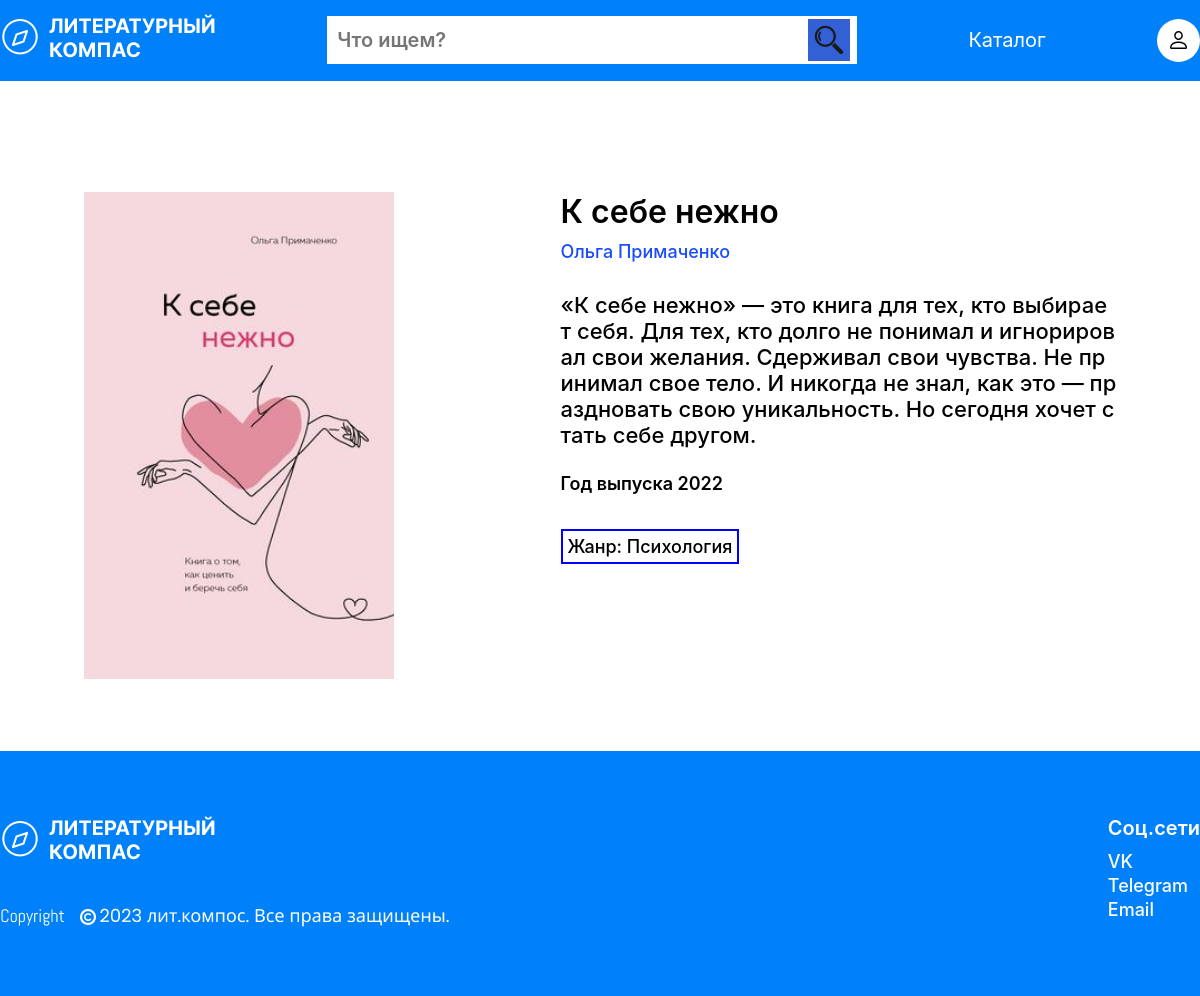
/book.php?id=1694772157 (signed in), run on the app's committed database.
### tables this page shows
CREATE TABLE `book` (
  `Id` int(11) NOT NULL,
  `name` varchar(255) NOT NULL,
  `description` varchar(1000) NOT NULL,
  `year` year(4) NOT NULL,
  `gener` int(11) NOT NULL,
  `author` int(11) NOT NULL,
  `img` varchar(255) NOT NULL,
  `id_name` varchar(500) NOT NULL
);

CREATE TABLE `author` (
  `Id` int(11) NOT NULL,
  `Name_author` varchar(255) NOT NULL
);

CREATE TABLE `gener` (
  `Id` int(11) NOT NULL,
  `Name_gener` varchar(100) NOT NULL
);

### book.php (the view, shortened to what this page needs)
<?php
    require_once 'connect.php';
    if(!(isset($_SESSION['user']))) {
        header('Location: login.php');
    } else {
        $id = $_GET['id'];
        $sql = "SELECT * FROM book INNER JOIN gener ON book.gener = gener.Id INNER JOIN author ON book.author = author.Id WHERE book.id_name = $id";
        $bookFromDb = mysqli_query($connect, $sql);
        $book = mysqli_fetch_assoc($bookFromDb);
    }
?>
<!DOCTYPE html>
<html lang="ru">
<head>
    <link rel="stylesheet" href="./styles/style.css">
</head>
<body>
    <?php include('header.php') ?>
    <section class="book">
        <div class="container">
            <div class="book__container">
                <?php
                    echo '<div class="book__img">';
                    echo ' <img src="' . $book['img'] .'" alt="img" class="book__img"> ';
                    echo '</div>';
                    echo '<div class="book__inform">';
                    echo '<h2 class="book__name">' . $book['name'] . '</h2>';
                    echo '<a href="index.php?search='.$book['Name_author'].'" class="book__avtor">' . $book['Name_author'] . '</a>';
                    echo '<p class="book__desc">' . $book['description'] .'</p>';
                    echo '<p class="book__year"> Год выпуска ' . $book['year'] .'</p>';
                    echo '<p class="book__janor"> Жанр: ' . $book['Name_gener'] .'</p>';
                    echo '</div>';
                ?>
            </div>
        </div>
    </section>
    <?php include('footer.php') ?>
</body>
</html>

### styles/style.css (style rules this page uses)
* { padding: 0; margin: 0; box-sizing: border-box; font-family: Inter; }
body { position: relative; }
section { margin-top: 81px; min-height: calc(100vh - 478px); }
:root { --bg-blue: #0081f9; --button-blue: #235df2; }
.container { max-width: 1300px; margin: 0 auto; }
.book__container { display: flex; justify-content: space-around; align-items: start; margin-top: 111px; }
.book__img { width: 310px; height: 487px; object-fit: cover; }
.book__inform { display: flex; flex-direction: column; align-items: start; max-width: 556px; }
.book__name { color: #000; font-size: 32px; font-weight: 600; }
.book__avtor { color: #1a4cff; font-size: 18px; font-weight: 500; margin-top: 10px; text-decoration: none; }
.book__desc { margin-top: 30px; color: #000; font-size: 22px; font-weight: 500; word-break: break-all; }
.book__year { color: #000; font-size: 18px; font-weight: 600; margin-top: 25px; }
.book__janor { color: #000000; font-size: 18px; font-weight: 500; margin-top: 35px; border: 2px solid blue; padding: 5px; }

### data on the page
book: img (picture), name "К себе нежно", author.Name_author "Ольга Примаченко", description "«К себе нежно» — это книга для тех, кто выбирает себя. Для тех, кто долго не понимал и игнорировал свои желания. Сдерживал свои чувства. Не принимал свое тело. И никогда не знал, как это — праздновать свою уникальность. Но сегодня хочет стать себе другом.", year "2022", gener.Name_gener "Психология"
